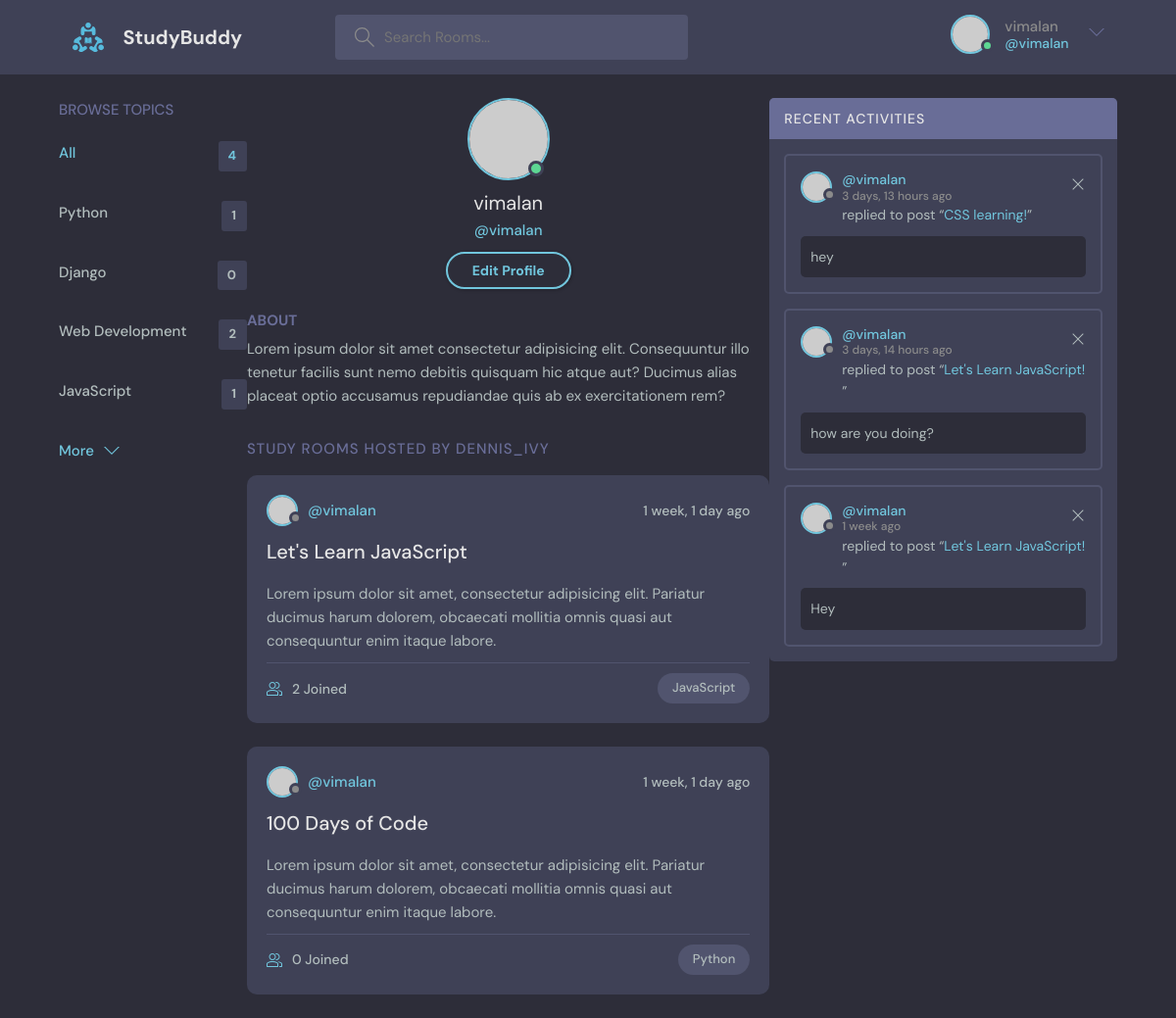
The app's page /profile/1 (signed in), older data.
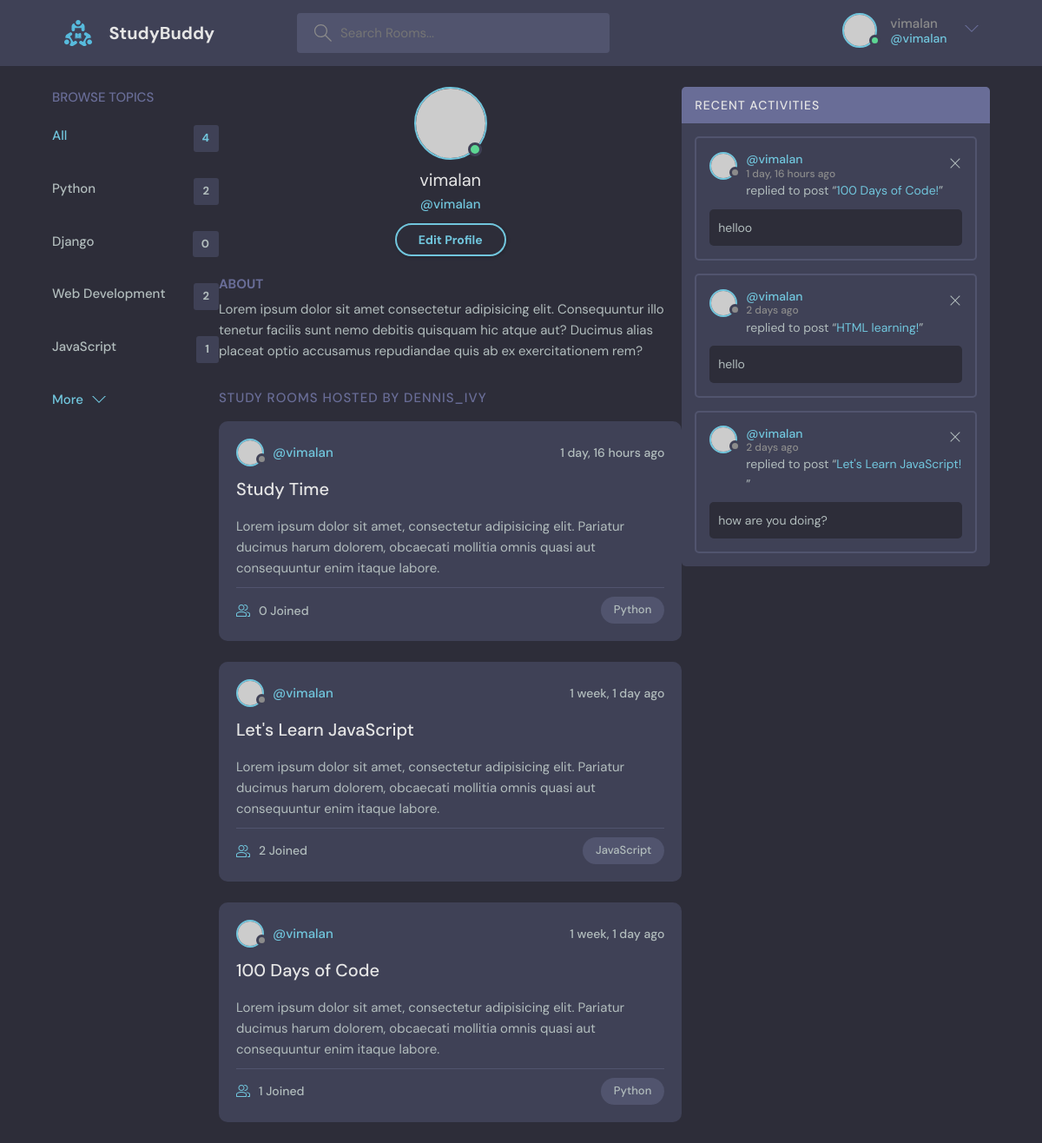
The same page, newer data.
### base/models.py (models this page shows, shortened)
class Topic(models.Model):
    name = models.CharField(max_length=200)

class Room(models.Model):
    host=models.ForeignKey(User, on_delete=models.SET_NULL, null=True)
    topic = models.ForeignKey(Topic, on_delete=models.SET_NULL, null=True)
    name = models.CharField(max_length=200)
    description = models.TextField(null=True, blank=True)
    participants = models.ManyToManyField(User, related_name='participants', blank=True)
    updated = models.DateTimeField(auto_now=True)
    created = models.DateTimeField(auto_now_add=True)
    class Meta:
        ordering=['-updated', '-created']
    def __str__(self):
        return self.name

class Message(models.Model):
    user = models.ForeignKey(User, on_delete=models.CASCADE)
    room = models.ForeignKey(Room, on_delete=models.CASCADE)
    body = models.TextField()
    updated = models.DateTimeField(auto_now=True)
    created = models.DateTimeField(auto_now_add=True)
    class Meta:
        ordering=['-updated', '-created']
    def __str__(self) :
        return self.body[0:50]

### base/views.py (the view)
# urls.py: path('profile/<str:pk>', views.userProfile, name ="user-profile"),
@login_required(login_url ='login')
def userProfile(request,pk):
    user = User.objects.get(id=pk)
    rooms = user.room_set.all()
    room_messages = user.message_set.all()
    topics = Topic.objects.all()
    context ={'user':user,'rooms':rooms,'room_messages':room_messages, 'topics':topics}
    return render(request,'base/profile.html',context)

### base/templates/base/profile.html
{% extends 'main.html' %}
{% block content %}
  <main class="profile-page layout layout--3">
    <div class="container">
      {% include 'base/topics_component.html' %}
      <div class="roomList">
        <div class="profile">
          <div class="profile__avatar">
            <div class="avatar avatar--large active">
              <img src="https://randomuser.me/api/portraits/men/11.jpg" />
            </div>
          </div>
          <div class="profile__info">
            <h3>{{user.username}}</h3>
            <p>@{{user.username}}</p>
            <a href="edit-user.html" class="btn btn--main btn--pill">Edit Profile</a>
          </div>
          <div class="profile__about">
            <h3>About</h3>
            <p>
              Lorem ipsum dolor sit amet consectetur adipisicing elit. Consequuntur illo tenetur
              facilis sunt nemo debitis quisquam hic atque aut? Ducimus alias placeat optio
              accusamus repudiandae quis ab ex exercitationem rem?
            </p>
          </div>
        </div>
        <div class="roomList__header">
          <div>
            <h2>Study Rooms Hosted by dennis_ivy</a>
            </h2>
          </div>
        </div>
        {% include 'base/feed_component.html' %}
      </div>
      {% include 'base/activity_component.html' %}
  {% endblock content %}

### templates/main.html (shortened to what this page needs)
<!DOCTYPE html>
{% load static %}
<html lang="en">
  <head>
    <link rel="stylesheet" href= "{% static 'styles/style.css' %}" />
  </head>
  <body>
    {% include 'navbar.html' %}
    {% block content %}{% endblock %}
  </body>
</html>

### templates/navbar.html (shortened to what this page needs)
{% load static %}
<header class="header header--loggedIn">
    <div class="container">
      <a href="{% url 'home' %}" class="header__logo">
        <img src="{% static 'images/logo.svg' %}" />
        <h1>StudyBuddy</h1>
      </a>
      <form class="header__search" method="GET" action="{% url 'home' %}" >
        <label>
          <input  type="text" name="q" placeholder="Search Rooms..." />
        </label>
      </form>
      <nav class="header__menu">
        {% if request.user.is_authenticated %}
        <div class="header__user">
          <a href="{% url 'user-profile' user.id%}">
            <div class="avatar avatar--medium active">
              <img src="https://randomuser.me/api/portraits/men/37.jpg" />
            </div>
            <p>{{request.user.username }}<span>@{{request.user }}</span></p>
          </a>
          <button class="dropdown-button">
            <svg version="1.1" xmlns="http://www.w3.org/2000/svg" width="32" height="32" viewBox="0 0 32 32">
              <title>chevron-down</title>
              <path d="M16 21l-13-13h-3l16 16 16-16h-3l-13 13z"></path>
            </svg>
          </button>
        </div>
        {% else %}
            <a href="{% url 'login' %}">
              <img src="{% static 'images/avatar.svg' %}" />
              <p>Login</p>
            </a>
        {% endif %}
      </nav>
    </div>
  </header>

### base/templates/base/topics_component.html
<div class="topics">
    <div class="topics__header">
      <h2>Browse Topics</h2>
    </div>
    <ul class="topics__list">
      <li>
        <a href="{% url 'home' %}  " class="active">All <span>{{topics.count}}</span></a>
      </li>
{% for topic in topics %}
      <li>
        <a href="{% url 'home' %}?q={{topic.name}}">{{topic.name}} <span>{{topic.room_set.all.count}}</span></a>
      </li>
      {% endfor %}
    </ul>
    <a class="btn btn--link" href="topics.html">
      More
      <svg version="1.1" xmlns="http://www.w3.org/2000/svg" width="32" height="32" viewBox="0 0 32 32">
        <title>chevron-down</title>
        <path d="M16 21l-13-13h-3l16 16 16-16h-3l-13 13z"></path>
      </svg>
    </a>
  </div>

### base/templates/base/feed_component.html (shortened to what this page needs)
{% for room in rooms %}
<div class="roomListRoom">
    <div class="roomListRoom__header">
      <a href="{% url 'user-profile' room.host.id %}" class="roomListRoom__author">
        <div class="avatar avatar--small">
          <img src="https://randomuser.me/api/portraits/women/11.jpg" />
        </div>
        <span>@{{room.host.username}}</span>
      </a>
      <div class="roomListRoom__actions">
        <span>{{room.created|timesince}} ago</span>
      </div>
    </div>
    <div class="roomListRoom__content">
      <a href="{% url 'room' room.id %}">{{room.name}}</a>
      <p>
        Lorem ipsum dolor sit amet, consectetur adipisicing elit. Pariatur ducimus harum dolorem, obcaecati
        mollitia omnis quasi aut consequuntur enim itaque labore.
      </p>
    </div>
    <div class="roomListRoom__meta">
      <a href="{% url 'room' room.id %}" class="roomListRoom__joined">
        {{room.participants.all.count}} Joined
      </a>
      <p class="roomListRoom__topic">{{room.topic.name}}</p>
    </div>
  </div>
{% endfor %}

### base/templates/base/activity_component.html
<div class="activities">
   <div class="activities__header">
     <h2>Recent Activities</h2>
   </div>
   {% for message in room_messages %}
   <div class="activities__box">
     <div class="activities__boxHeader roomListRoom__header">
       <a href="{% url 'user-profile' message.user.id %}" class="roomListRoom__author">
         <div class="avatar avatar--small">
           <img src="https://randomuser.me/api/portraits/women/11.jpg" />
         </div>
         <p>
           @{{message.user}}
           <span>{{message.created|timesince}} ago</span>
         </p>
       </a>
       {% if request.user == message.user %}
       <div class="roomListRoom__actions">
         <a href="{% url 'delete-message' message.id %}">
           <svg version="1.1" xmlns="http://www.w3.org/2000/svg" width="32" height="32" viewBox="0 0 32 32">
             <title>remove</title>
             <path
               d="M27.314 6.019l-1.333-1.333-9.98 9.981-9.981-9.981-1.333 1.333 9.981 9.981-9.981 9.98 1.333 1.333 9.981-9.98 9.98 9.98 1.333-1.333-9.98-9.98 9.98-9.981z"
             ></path>
           </svg>
         </a>
       </div>
       {% endif %}
     </div>
     <div class="activities__boxContent">
       <p>replied to post “<a href="{% url 'room' message.room.id %}">{{message.room}}!</a>”</p>
       <div class="activities__boxRoomContent">{{message}}
       </div>
     </div>
   </div>
   {% endfor %}
 </div>

Row changes from the older to the newer data that the page shows:
removed Message: user "vimalan", created "3 days, 13 hours", room "CSS learning", body "hey"
removed Message: user "vimalan", created "3 days, 14 hours", room "Let's Learn JavaScript", body "how are you doing?"
removed Message: user "vimalan", created "1 week", room "Let's Learn JavaScript", body "Hey"
computed for Topic "Python": room_set.all.count "1" → "2"
added Room: host.username "vimalan", created "1 day, 16 hours", name "Study Time", participants.all.count "0", topic.name "Python"
computed for Room "100 Days of Code": participants.all.count "0" → "1"
added Message: user "vimalan", created "1 day, 16 hours", room "100 Days of Code", body "helloo"
added Message: user "vimalan", created "2 days", room "HTML learning", body "hello"
added Message: user "vimalan", created "2 days", room "Let's Learn JavaScript", body "how are you doing?"
